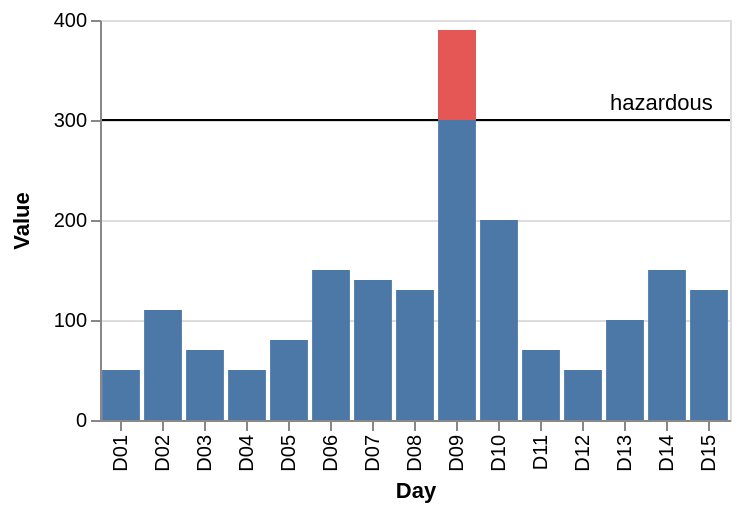

Express this chart as Vega-Lite.
### Vega specification from a JSON file in a GitHub repository (floating-point values rounded to 4 significant figures)
{"$schema": "https://vega.github.io/schema/vega/v3.0.json", "description": "A simple bar chart with annotation.", "autosize": "pad", "padding": 5, "height": 200, "style": "cell", "data": [{"name": "source_0", "values": [{"Day": "D01", "Value": "50"}, {"Day": "D02", "Value": "110"}, {"Day": "D03", "Value": "70"}, {"Day": "D04", "Value": "50"}, {"Day": "D05", "Value": "80"}, {"Day": "D06", "Value": "150"}, {"Day": "D07", "Value": "140"}, {"Day": "D08", "Value": "130"}, {"Day": "D09", "Value": "390"}, {"Day": "D10", "Value": "200"}, {"Day": "D11", "Value": "70"}, {"Day": "D12", "Value": "50"}, {"Day": "D13", "Value": "100"}, {"Day": "D14", "Value": "150"}, {"Day": "D15", "Value": "130"}, {"Threshold": "hazardous", "ThresholdValue": "300"}]}, {"name": "data_0", "source": "source_0", "transform": [{"type": "formula", "expr": "datum.Value > 300 ? 300 : datum.Value", "as": "diff"}]}, {"name": "data_1", "source": "data_0", "transform": [{"type": "formula", "expr": "toNumber(datum[\"ThresholdValue\"])", "as": "ThresholdValue"}, {"type": "filter", "expr": "datum[\"ThresholdValue\"] !== null && !isNaN(datum[\"ThresholdValue\"])"}]}, {"name": "data_2", "source": "data_0", "transform": [{"type": "formula", "expr": "toNumber(datum[\"Value\"])", "as": "Value"}, {"type": "filter", "expr": "datum[\"Value\"] !== null && !isNaN(datum[\"Value\"])"}]}, {"name": "data_3", "source": "data_0", "transform": [{"type": "formula", "expr": "toNumber(datum[\"ThresholdValue\"])", "as": "ThresholdValue"}, {"type": "filter", "expr": "datum[\"ThresholdValue\"] !== null && !isNaN(datum[\"ThresholdValue\"])"}]}, {"name": "data_4", "source": "data_0", "transform": [{"type": "formula", "expr": "toNumber(datum[\"diff\"])", "as": "diff"}, {"type": "formula", "expr": "toNumber(datum[\"Value\"])", "as": "Value"}, {"type": "filter", "expr": "datum[\"diff\"] !== null && !isNaN(datum[\"diff\"])"}]}], "signals": [{"name": "x_step", "value": 21}, {"name": "width", "update": "bandspace(domain('x').length, 0.1, 0.05) * x_step"}], "marks": [{"name": "layer_0_marks", "type": "rule", "style": ["rule"], "from": {"data": "data_1"}, "encode": {"update": {"stroke": {"value": "black"}, "x": {"value": 0}, "y": {"scale": "y", "field": "ThresholdValue"}, "x2": {"field": {"group": "width"}}}}}, {"name": "layer_1_marks", "type": "rect", "style": ["bar"], "from": {"data": "data_2"}, "encode": {"update": {"fill": {"value": "#4c78a8"}, "x": {"scale": "x", "field": "Day"}, "width": {"scale": "x", "band": true}, "y": {"scale": "y", "field": "Value"}, "y2": {"scale": "y", "value": 0}}}}, {"name": "layer_2_marks", "type": "text", "style": ["text"], "from": {"data": "data_3"}, "encode": {"update": {"align": {"value": "left"}, "dx": {"value": 210}, "dy": {"value": -5}, "fill": {"value": "black"}, "x": {"value": 45}, "y": {"scale": "y", "field": "ThresholdValue"}, "text": {"signal": "''+datum[\"Threshold\"]"}}}}, {"name": "layer_3_marks", "type": "rect", "style": ["bar"], "from": {"data": "data_4"}, "encode": {"update": {"fill": {"value": "#e45755"}, "x": {"scale": "x", "field": "Day"}, "width": {"scale": "x", "band": true}, "y": {"scale": "y", "field": "diff"}, "y2": {"scale": "y", "field": "Value"}}}}], "scales": [{"name": "y", "type": "linear", "domain": {"fields": [{"data": "data_1", "field": "ThresholdValue"}, {"data": "data_2", "field": "Value"}, {"data": "data_3", "field": "ThresholdValue"}, {"data": "data_4", "field": "diff"}, {"data": "data_4", "field": "Value"}]}, "range": [{"signal": "height"}, 0], "nice": true, "zero": true}, {"name": "x", "type": "band", "domain": {"fields": [{"data": "data_2", "field": "Day"}, {"data": "data_4", "field": "Day"}], "sort": true}, "range": {"step": {"signal": "x_step"}}, "paddingInner": 0.1, "paddingOuter": 0.05}], "axes": [{"scale": "x", "orient": "bottom", "labelOverlap": true, "title": "Day", "zindex": 1, "encode": {"labels": {"update": {"angle": {"value": 270}, "align": {"value": "right"}, "baseline": {"value": "middle"}}}}}, {"title": "Value", "scale": "y", "orient": "left", "labelOverlap": true, "tickCount": {"signal": "ceil(height/40)"}, "zindex": 1}, {"scale": "y", "orient": "left", "domain": false, "grid": true, "labels": false, "maxExtent": 0, "minExtent": 0, "tickCount": {"signal": "ceil(height/40)"}, "ticks": false, "zindex": 0, "gridScale": "x"}], "config": {"axisY": {"minExtent": 30}}}
